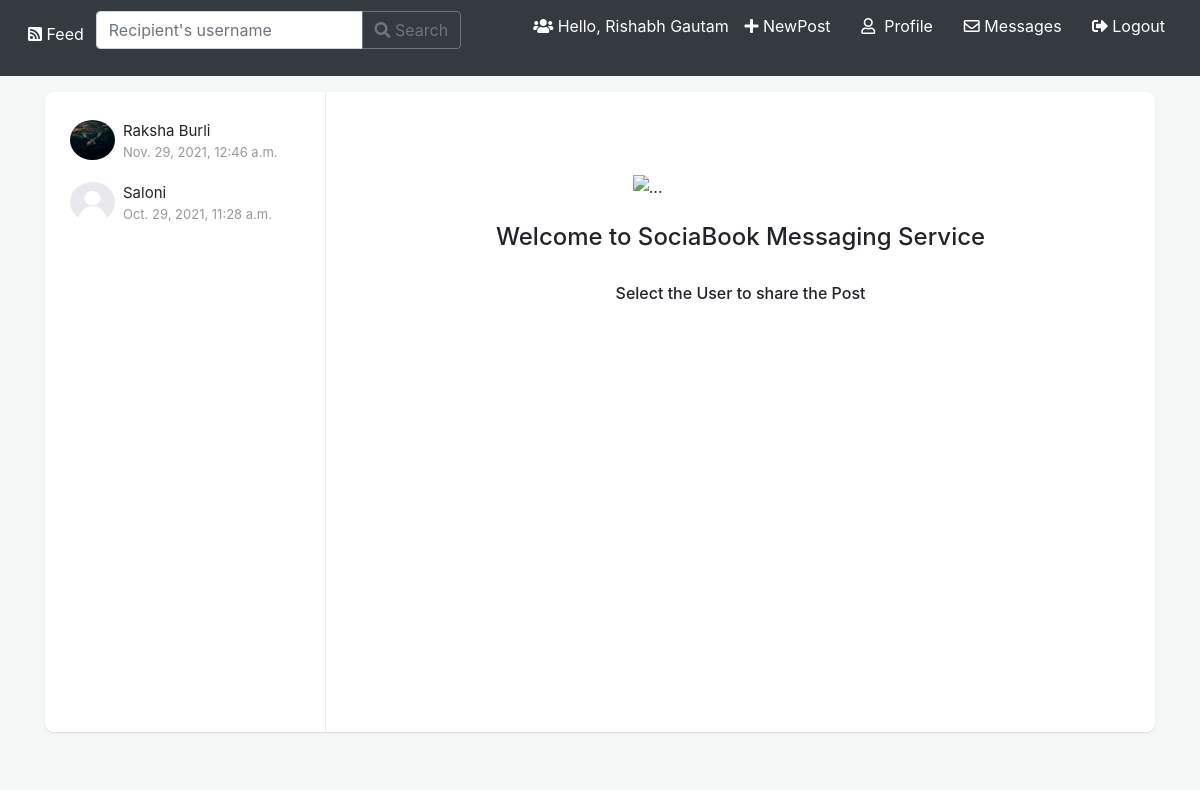
Screenshot of /share (signed in) with the database file from the repository.
### application/models.py (models this page shows, shortened)
class User(models.Model):
    name=models.CharField(max_length=200)
    profilepic=models.ImageField(default='profilepic/default.jpg',upload_to='profilepic')
    userid=models.CharField(max_length=200)
    password=models.CharField(max_length=200)
    emailid=models.CharField(max_length=200)
    postct=models.IntegerField(default=0)
    followers=models.IntegerField(default=0)
    following=models.IntegerField(default=0)
    logintime=models.DateTimeField(default=timezone.now)
    score=models.IntegerField(default=0)

### application/views.py (the view)
# urls.py: path('share',share,name='share'),
def share(request):
    postid=request.GET.get('postid')
    curuserid=request.session.get('userid')
    curname=request.session.get('name')
    list=[]
    for each in FndF.objects.filter(fuserid=curuserid):
        obj=FndF.objects.filter(fuserid=each.tuserid,tuserid=curuserid)
        for every in obj:
            list.append(User.objects.get(userid=every.fuserid))
    if(len(list)==0):
        messages.warning(request,f'No Connected Friends Found!')
        return feed(request)
    return render(request,'share.html',{'userid':curuserid,'name':curname,'friends':list,'postid':postid})

### application/templates/share.html (shortened to what this page needs)
{% load static %}
<html>
    <head>
        <link rel="stylesheet" href="https://maxcdn.bootstrapcdn.com/bootstrap/4.0.0/css/bootstrap.min.css">
        <link rel="stylesheet" href="https://stackpath.bootstrapcdn.com/bootstrap/4.5.0/css/bootstrap.min.css">
        <link rel="stylesheet" href="https://use.fontawesome.com/releases/v5.1.0/css/all.css" />
        <link rel="stylesheet" href="{% static 'css/chat.css' %}" />
    </head>
    <body onload="window.scrollTo(0,document.body.scrollHeight);">
        <nav class="navbar navbar-expand-lg navbar-dark bg-dark" style="position: fixed; width:100%; top: 0px;z-index: 1000;">
        <h3><a class="user btn btn-info" style="background-color: #343a40;border:none" onMouseOver="this.style.backgroundColor='#000'" onMouseOut="this.style.backgroundColor='#343a40'" href="{% url 'feed' %}"><i class="fas fa-rss-square"></i>&nbsp;Feed</a></h3>
        <form action="search" method="POST">
            <div class="input-group mb-0">
                <input type="text" name="userid" class="form-control" placeholder="Recipient's username" aria-label="Recipient's username" aria-describedby="button-addon2">
                <div class="input-group-append">
                  <button class="btn btn-outline-secondary" id="button-addon2"><i class="fas fa-search"></i>&nbsp;Search</button>
                </div>
            </div>
        </form>
        <span style="color:white" >&nbsp;&nbsp;&nbsp;&nbsp;&nbsp;&nbsp;&nbsp;&nbsp;&nbsp;&nbsp;&nbsp;&nbsp;&nbsp;&nbsp;&nbsp;&nbsp;<i class="fas fa-users"></i>&nbsp;Hello, {{name}}  &nbsp;</span>
        <span ><a  class="user btn btn-info" style="background-color: #343a40;border:none" onMouseOver="this.style.backgroundColor='#000'" onMouseOut="this.style.backgroundColor='#343a40'" href ="{% url 'newpost' %}"> <i class="fas fa-plus"></i>&nbsp;NewPost</a>&nbsp;&nbsp;</span>
        <span ><a  class="user btn btn-info" style="background-color: #343a40;border:none" onMouseOver="this.style.backgroundColor='#000'" onMouseOut="this.style.backgroundColor='#343a40'" href ="profile?profileid={{userid}}"> <i class="far fa-user"></i> &nbsp;Profile</a>&nbsp;&nbsp;</span>
        <span ><a  class="user btn btn-info" style="background-color: #343a40;border:none" onMouseOver="this.style.backgroundColor='#000'" onMouseOut="this.style.backgroundColor='#343a40'" href ="chatbox?profileid={{userid}}"> <i class="far fa-envelope"></i>&nbsp;Messages</a>&nbsp;&nbsp;</span>
        <span ><a  class="user btn btn-info" style="background-color: #343a40;border:none" onMouseOver="this.style.backgroundColor='#000'" onMouseOut="this.style.backgroundColor='#343a40'" href ="{% url 'logout' %}"> <i class="fas fa-sign-out-alt"></i>&nbsp;Logout</a>&nbsp;&nbsp;</span>
    </nav>
    <br><br><br>
    <div class="container">
        <div class="row clearfix">
            <div class="col-lg-12">
                <div class="card chat-app">
                    <div style="height:640px">
                        <div id="plist" class="people-list" style="margin:5px;padding:5px;width:270px;height:630px;overflow:auto;text-align:justify;">
                            <div style="height:640px">
                            <ul class="list-unstyled chat-list mt-2 mb-1">
                            {% for people in friends %}
                                    <li class="clearfix" >
                                        <a href='sharehere?profileid={{people.userid}}&postid={{postid}}' style='color: inherit;text-decoration: inherit;'>
                                        <img src="{{ people.profilepic.url }}" height="40" width="50" alt="avatar">
                                        <div class="about">
                                            <div class="name">{{people.name}}</div>
                                            <div class="status">{{people.logintime}} </div>
                                        </div>
                                        </a>
                                    </li>
                            {% endfor %}
                            </ul>
                            </div>
                        </div>
                        <div class="chat">
                            <div style="height:640px">
                                <div style="padding-left: 37%;padding-top: 10%;">
                                    <img class="img-fluid" src="{% static 'assets/img/logo1.jpeg' %}" alt="..." />
                                </div><br>
                                <center>
                                    <h4>Welcome to SociaBook Messaging Service</h4><br>
                                    <h6>Select the User to share the Post</h6>
                                </center>
                            </div>
                        </div>
                    </div>
                </div>
            </div>
        </div>
    </div>
</body>
</html>

### application/static/css/chat.css (style rules this page uses)
body { background-color: #f4f7f6; margin-top:20px; }
.card { background: #fff; transition: .5s; border: 0; margin-bottom: 30px; border-radius: .55rem; position: relative; width: 100%; box-shadow: 0 1px 2px 0 rgb(0 0 0 / 10%); }
.chat-app .people-list { width: 280px; position: absolute; left: 0; top: 0; padding: 20px; z-index: 7 }
.chat-app .chat { margin-left: 280px; border-left: 1px solid #eaeaea }
.people-list { -moz-transition: .5s; -o-transition: .5s; -webkit-transition: .5s; transition: .5s }
.people-list .chat-list li { padding: 10px 15px; list-style: none; border-radius: 3px }
.people-list .chat-list li .name { font-size: 15px }
.people-list .chat-list img { width: 45px; border-radius: 50% }
.people-list img { float: left; border-radius: 50% }
.people-list .about { float: left; padding-left: 8px }
.people-list .status { color: #999; font-size: 13px }
.clearfix:after { visibility: hidden; display: block; font-size: 0; content: " "; clear: both; height: 0 }
@media only screen and (min-device-width: 768px) and (max-device-width: 1024px) and (orientation: landscape) and (-webkit-min-device-pixel-ratio: 1) { .chat-app .chat-list { height: 480px; overflow-x: auto } }

### rows the page displays
User: profilepic (picture), name "Raksha Burli", logintime "Nov. 29, 2021, 12:46 a.m."
User: profilepic (placeholder picture), name "Saloni", logintime "Oct. 29, 2021, 11:28 a.m."

### other values shown
{{ name }} "Rishabh Gautam"
